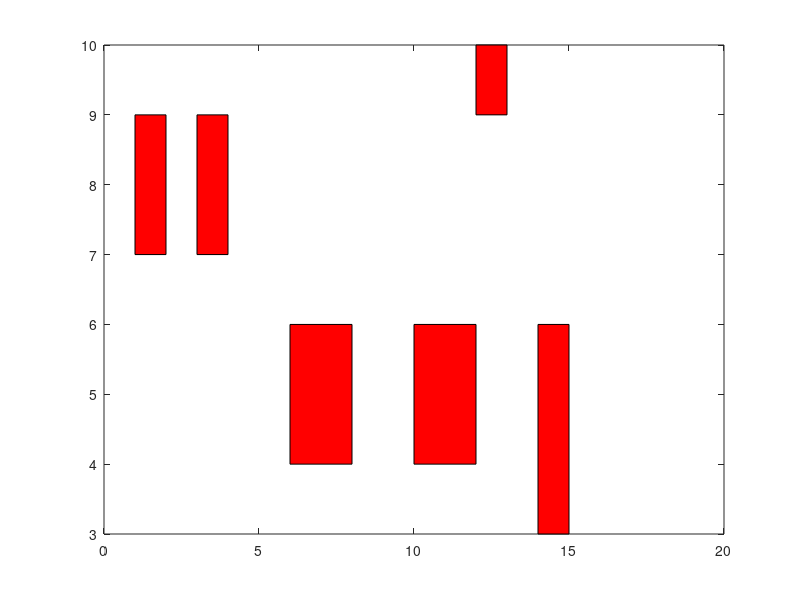

This chart was generated by the following MATLAB code: (Note: this script raises an error after producing the figure.)
% function differentialDriveAstarTest()
clc
clear
tic
startPosition = [1 1 0];
%startPosition = [x y theta];
goalPosition =[4 3 0];

obstacleCoords1 = [1 7;2 7;2 9;1 9];
obstacleCoords2 = [3 7;4 7;4 9;3 9];
obstacleCoords3 = [6 4;8 4;8 6;6 6];
obstacleCoords4 = [10 4;12 4;12 6;10 6];
obstacleCoords5 = [12 9;13 9;13 10;12 10];
obstacleCoords6 = [14 3;15 3;15 6;14 6];
%endPoint = [x y theta]; 
isGoal = 0;
%openNode = [startPoint F G H parentNode NodeNumber vR vL];
%closedNode = [startPoint F G H parentNode NodeNumber vR vL];
openNode = [startPosition 0 0 0 0 1 0 0];
closedNode = [0 0 0 0 0 0 0 0 0 0];
ii=1;
figure();
fill(obstacleCoords1(:,1),obstacleCoords1(:,2),'r');hold on
fill(obstacleCoords2(:,1),obstacleCoords2(:,2),'r');hold on
fill(obstacleCoords3(:,1),obstacleCoords3(:,2),'r');hold on
fill(obstacleCoords4(:,1),obstacleCoords4(:,2),'r');hold on
fill(obstacleCoords5(:,1),obstacleCoords5(:,2),'r');hold on
fill(obstacleCoords6(:,1),obstacleCoords6(:,2),'r');hold on
while(~isGoal)
    [~,IndexVal] = min(openNode(:,4));
    currentNode = openNode(IndexVal,:);
    openNode(IndexVal,:) = [];
    [isGoal,openNode,ii] = move1(currentNode,goalPosition,openNode,closedNode,ii);
     if(isGoal)
        break;
     end
    [isGoal,openNode,ii] = move2(currentNode,goalPosition,openNode,closedNode,ii);
     if(isGoal)
        break;
     end
     [isGoal,openNode,ii] = move3(currentNode,goalPosition,openNode,closedNode,ii);
     if(isGoal)
        break;
     end
     [isGoal,openNode,ii] = move4(currentNode,goalPosition,openNode,closedNode,ii);
     if(isGoal)
        break;
     end
     [isGoal,openNode,ii] = move5(currentNode,goalPosition,openNode,closedNode,ii);
     if(isGoal)
        break;
     end
     [isGoal,openNode,ii] = move6(currentNode,goalPosition,openNode,closedNode,ii);
     if(isGoal)
        break;
     end
     [isGoal,openNode,ii] = move7(currentNode,goalPosition,openNode,closedNode,ii);
     if(isGoal)
        break;
     end
     [isGoal,openNode,ii] = move8(currentNode,goalPosition,openNode,closedNode,ii);
     if(isGoal)
        break;
     end
     closedNode(size(closedNode,1)+1,:)=currentNode;
     
     scatter(closedNode(size(closedNode,1),1),closedNode(size(closedNode,1),2));hold on 
    pause(0.005);
end
closedNode(size(closedNode,1)+1,:)=currentNode;
closedNode(size(closedNode,1)+1,:)=openNode(size(openNode,1),:);
closedNode(size(closedNode,1)+1,:) =[goalPosition 0 0 0 openNode(size(openNode,1),8) max(closedNode(:,8))+1 0 0];
jj = 1;
newParent = closedNode(size(closedNode,1),8);
pathVal = [];
Nodes = closedNode(:,1:2);
NodesInfo(:,1) = closedNode(:,7);
NodesInfo(:,2) = closedNode(:,3);
NodesInfo(:,3) = zeros([size(closedNode,1) 1]);
NodeSet.Nodes= Nodes;
NodeSet.NodesInfo = NodesInfo;
while(newParent>0)
   tempParameter = closedNode(ismember(closedNode(:,8),newParent),:);
   pathVal(jj,1:2) = tempParameter(:,1:2);
   pathVal(jj,3:4) = tempParameter(:,9:10);
   newParent = tempParameter(:,7);
   jj = jj+1;
end
toc
figure();

fill(obstacleCoords1(:,1),obstacleCoords1(:,2),'r');hold on
fill(obstacleCoords2(:,1),obstacleCoords2(:,2),'r');hold on
fill(obstacleCoords3(:,1),obstacleCoords3(:,2),'r');hold on
fill(obstacleCoords4(:,1),obstacleCoords4(:,2),'r');hold on
fill(obstacleCoords5(:,1),obstacleCoords5(:,2),'r');hold on
fill(obstacleCoords6(:,1),obstacleCoords6(:,2),'r');hold on
plot(pathVal(:,1),pathVal(:,2))
% end